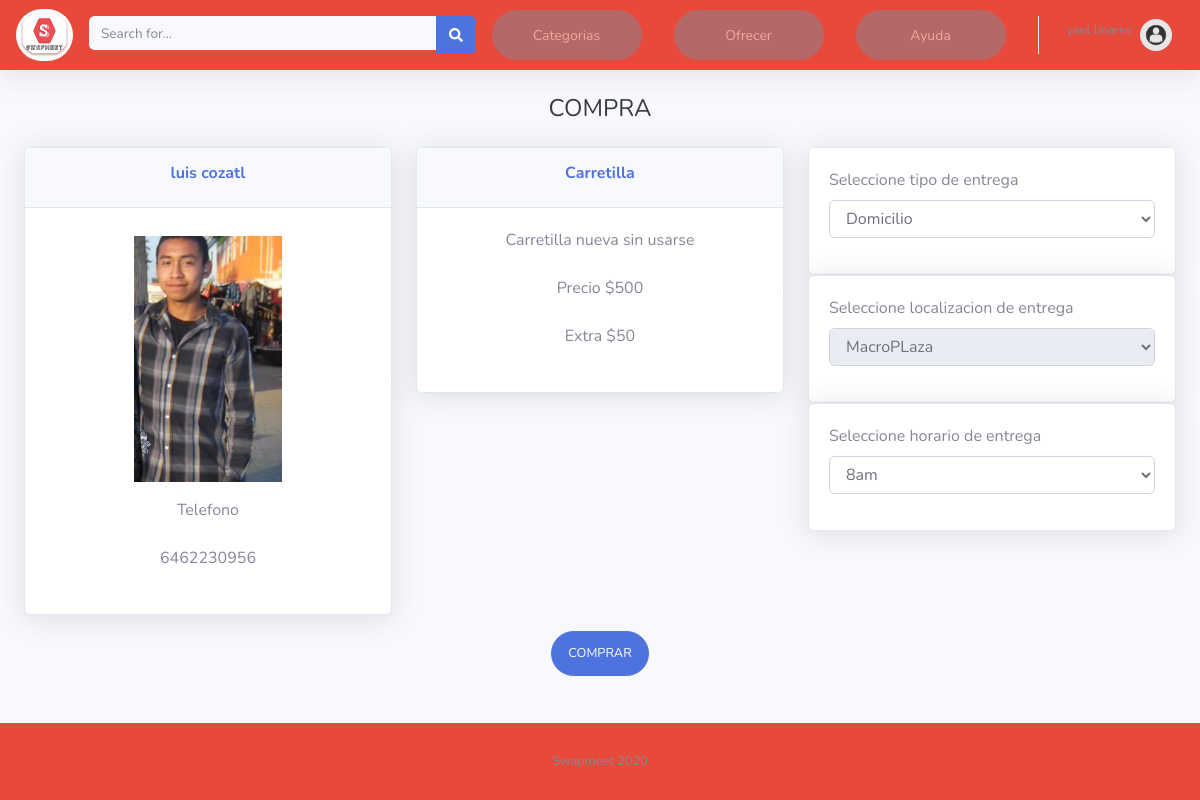
The page /sale.php?saller_id=62 (signed in) on the database as committed earlier.
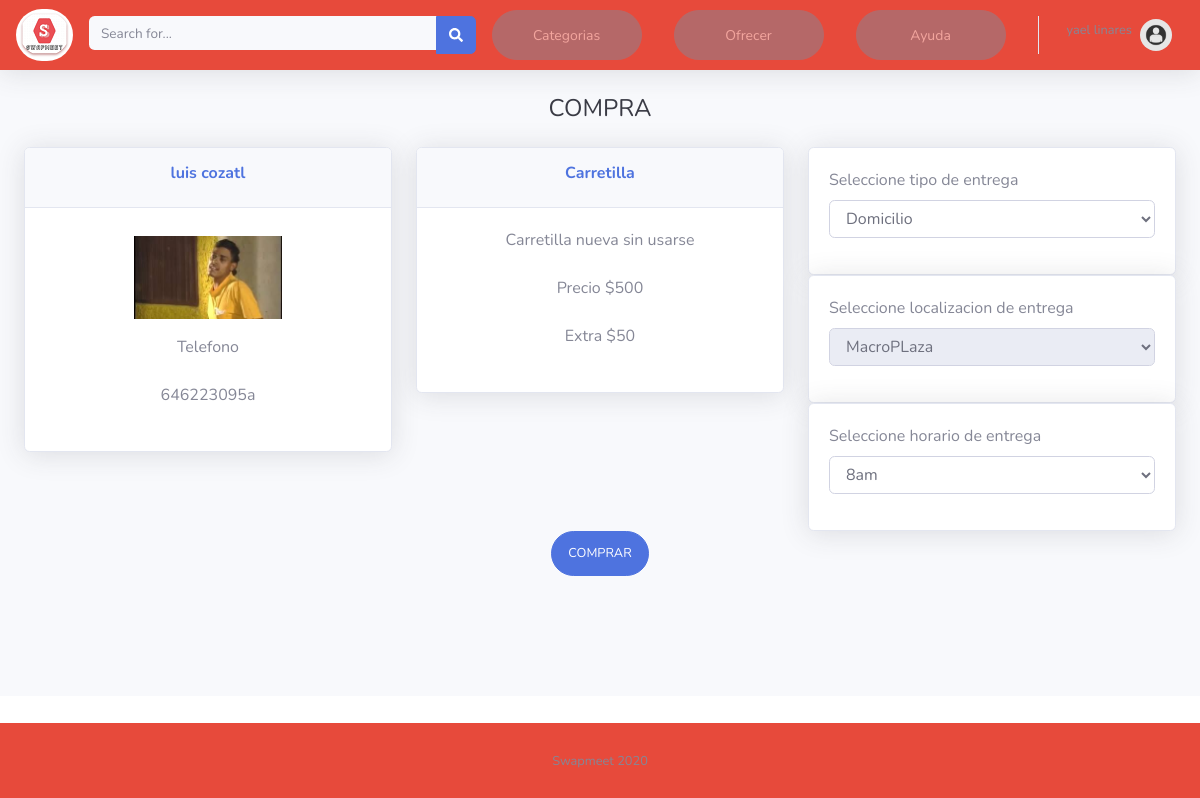
The same page on the database as committed later.
### tables this page shows
CREATE TABLE `users_data` (
  `user_id` int(11) NOT NULL,
  `first_name` varchar(50) NOT NULL,
  `last_name` varchar(50) NOT NULL,
  `password` varchar(50) NOT NULL,
  `age` int(11) NOT NULL,
  `email` varchar(50) NOT NULL,
  `address` varchar(50) NOT NULL,
  `phone` varchar(20) DEFAULT NULL,
  `social_network` varchar(100) DEFAULT NULL,
  `img` varchar(30) DEFAULT NULL
);

### sale.php (the view, shortened to what the changed rows need)
<?php
include("conexiondb.php");
?>
<!DOCTYPE html>
<html lang="en">
<head>
    <link href="css/all.min.css" rel="stylesheet" type="text/css">
    <link href="css/sb-admin-2.min.css" rel="stylesheet">
</head>
<body id="page-top">
    <div id="wrapper">
    <div id="content-wrapper" class="d-flex flex-column">
        <div id="content">
                            <div class="container-fluid">
                                <div align="center">
                                         <h1 class="h4 text-gray-900 mb-4">COMPRA</h1>
                                 <form id="sale" class="user">
                                     <div class="row">
                                       <?php
                $getUserQuery = 'SELECT * FROM users_data WHERE user_id='.$_GET['saller_id'];
                $getUser = mysqli_query($conexion, $getUserQuery);
                $user = mysqli_fetch_assoc($getUser);
              ?>
                                          <div class="col-lg-4 ">
                                              <div class="card shadow mb-3 text-center">
                                                    <div class="card-header py-3">
                                                        <h6 class="m-0 font-weight-bold text-primary"><label id="lbl_nombre"><?php echo $user['first_name'].' '.$user['last_name']; ?></label></h6>
                                                    </div>
                                                    <div class="card-body">
                                                           <div class="text-center">
                                                                <img style="width: 60%;" class="img-fluid px-3 px-sm-4 mt-2 mb-3" style="width: 25rem;" src="<?php echo $user['img']; ?>" alt="">
                                                             <p>
                                                                 <label>Telefono</label>
                                                             </p>
                                                             <p>
                                                                 <label id="lbl_tel"><?php echo $user['phone'];?></label>
                                                             </p>
                                                          </div>
                                                  </div>
                                              </div>
                                         </div>
                                    </div>
                                    <br>
                                   </form>
                                </div>
                            </div>
             </div>
             <br>
             <br>
             <br>
             <br>
             <br>
        </div>
    </div>
</body>
</html>

Rows that differ between the two databases and show on the page:
changed users_data "luis": img: a different picture; phone "6462230956" → "646223095a"
